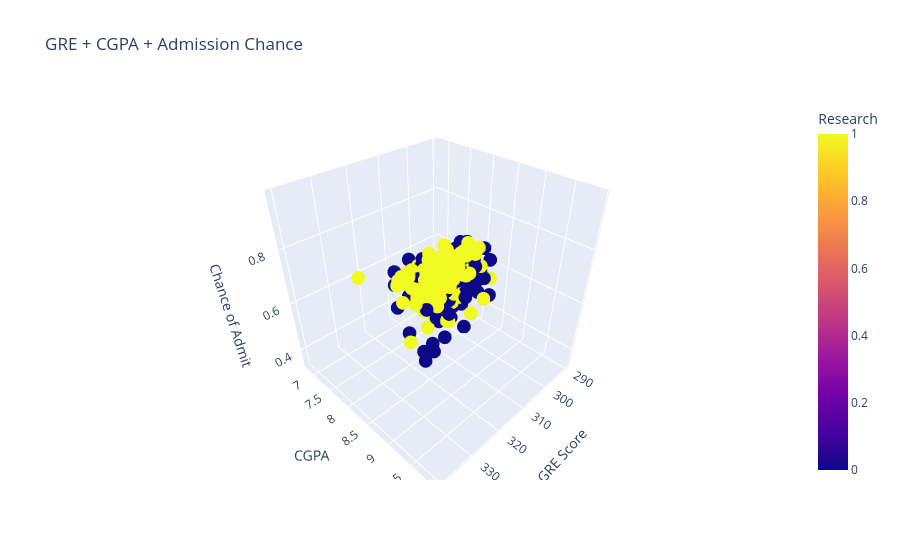

This figure's notebook cell:
### Code cell
fig = px.scatter_3d(
    df,
    x='GRE Score',
    y='CGPA',
    z='Chance of Admit ',
    color='Research',
    title='GRE + CGPA + Admission Chance'
)

fig.show()

### Figure 1 — Plotly figure (JSON) as saved in the notebook; plotly's stock layout.template omitted (floating-point values rounded to 4 significant figures; data arrays with more than 128 entries replaced by an {"elided": "..."} marker saying what was removed)
{"data": [{"hovertemplate": "GRE Score=%{x}<br>CGPA=%{y}<br>Chance of Admit =%{z}<br>Research=%{marker.color}<extra></extra>", "legendgroup": "", "marker": {"color": {"elided": "400 int values"}, "coloraxis": "coloraxis", "symbol": "circle"}, "mode": "markers", "name": "", "scene": "scene", "showlegend": false, "type": "scatter3d", "x": {"elided": "400 int values"}, "y": {"elided": "400 float values"}, "z": {"elided": "400 float values"}}], "layout": {"coloraxis": {"colorbar": {"title": {"text": "Research"}}, "colorscale": [[0, "#0d0887"], [0.1111, "#46039f"], [0.2222, "#7201a8"], [0.3333, "#9c179e"], [0.4444, "#bd3786"], [0.5556, "#d8576b"], [0.6667, "#ed7953"], [0.7778, "#fb9f3a"], [0.8889, "#fdca26"], [1, "#f0f921"]]}, "legend": {"tracegroupgap": 0}, "scene": {"domain": {"x": [0, 1], "y": [0, 1]}, "xaxis": {"title": {"text": "GRE Score"}}, "yaxis": {"title": {"text": "CGPA"}}, "zaxis": {"title": {"text": "Chance of Admit "}}}, "title": {"text": "GRE + CGPA + Admission Chance"}}}
